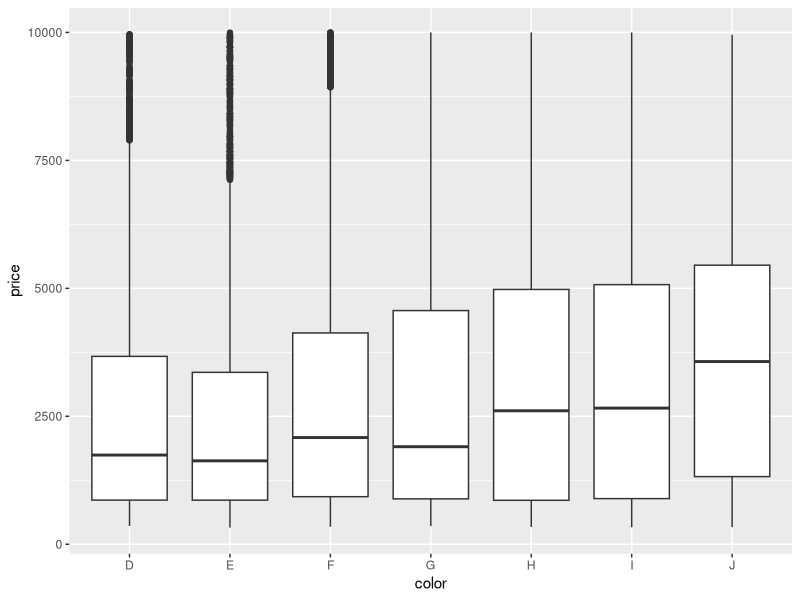
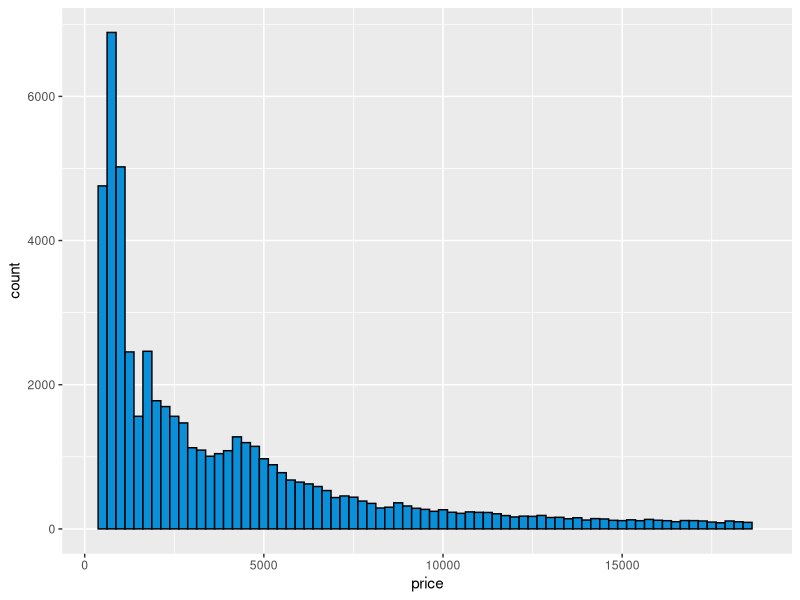
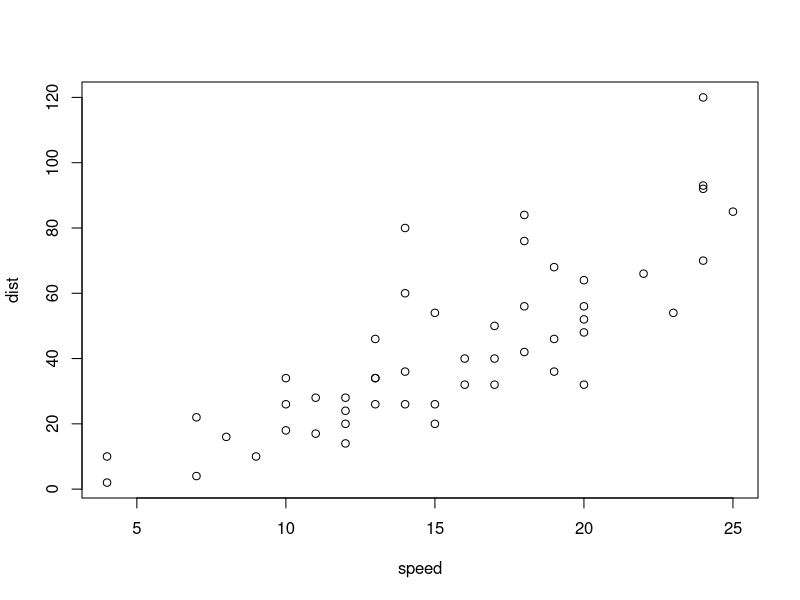

These charts were generated, in order, by the following R code:
## ---- chunk 1
library(ggplot2)
library(stats)
dim(diamonds)

#show the list of types for each column
lapply(diamonds,class)

#what color represents the best diamonds based on price 
qplot(x = color, y=price, data =subset(diamonds, !is.na(color)),
      geom = 'boxplot')+scale_y_continuous(lim=c(300,10000))

#price histogram 
 ph <- ggplot(aes(x = price), data=diamonds)+
  geom_histogram(color='black', fill='#0990D9', binwidth=250)+
  scale_x_continuous(limits=c(300,18825))
ph

summary(diamonds$price)

## Diamond counts
sum(diamonds$price < 500)
sum(diamonds$price < 250)
sum(diamonds$price >= 15000)







## ---- chunk 2
plot(cars)
